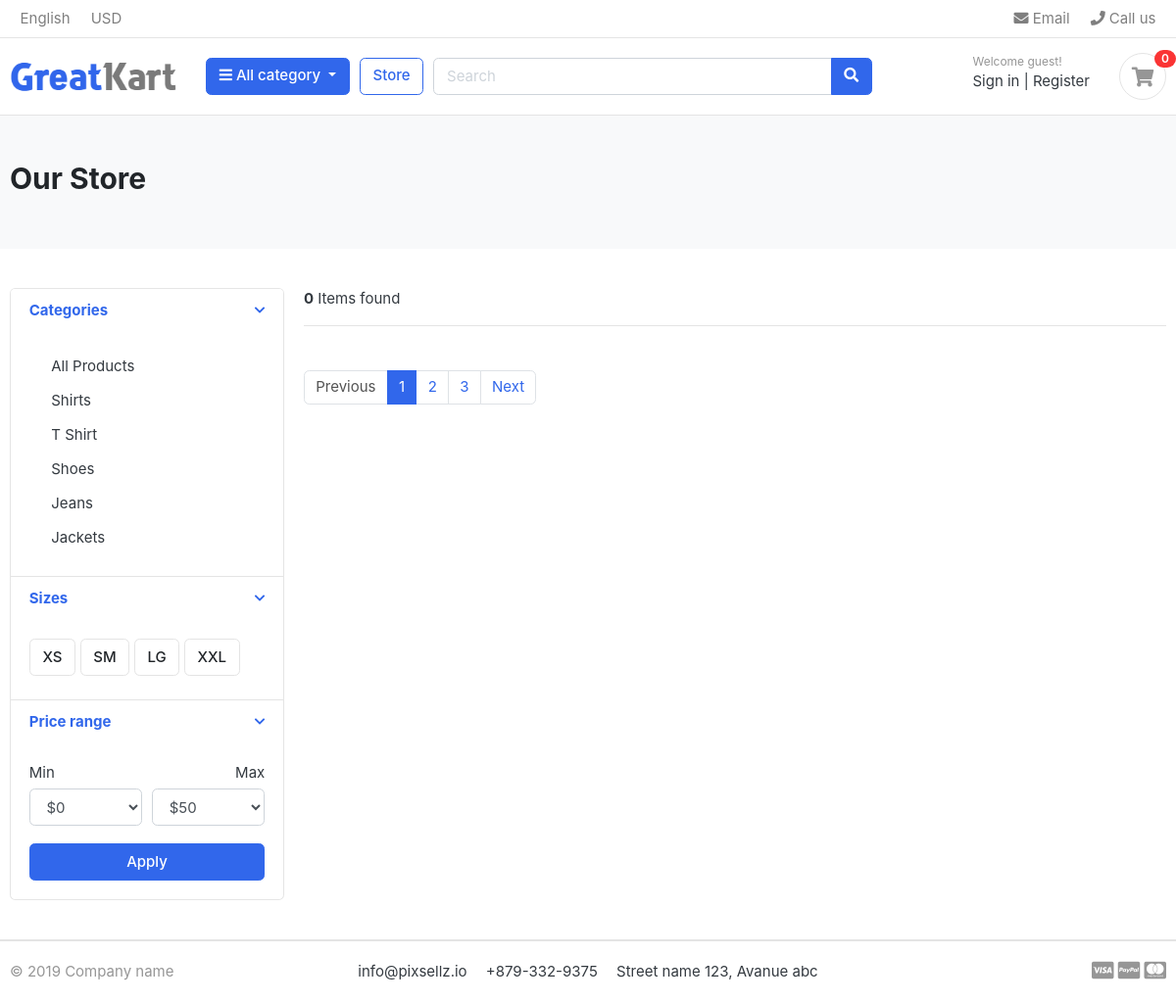
Before: /store/shirts/ with the older database file.
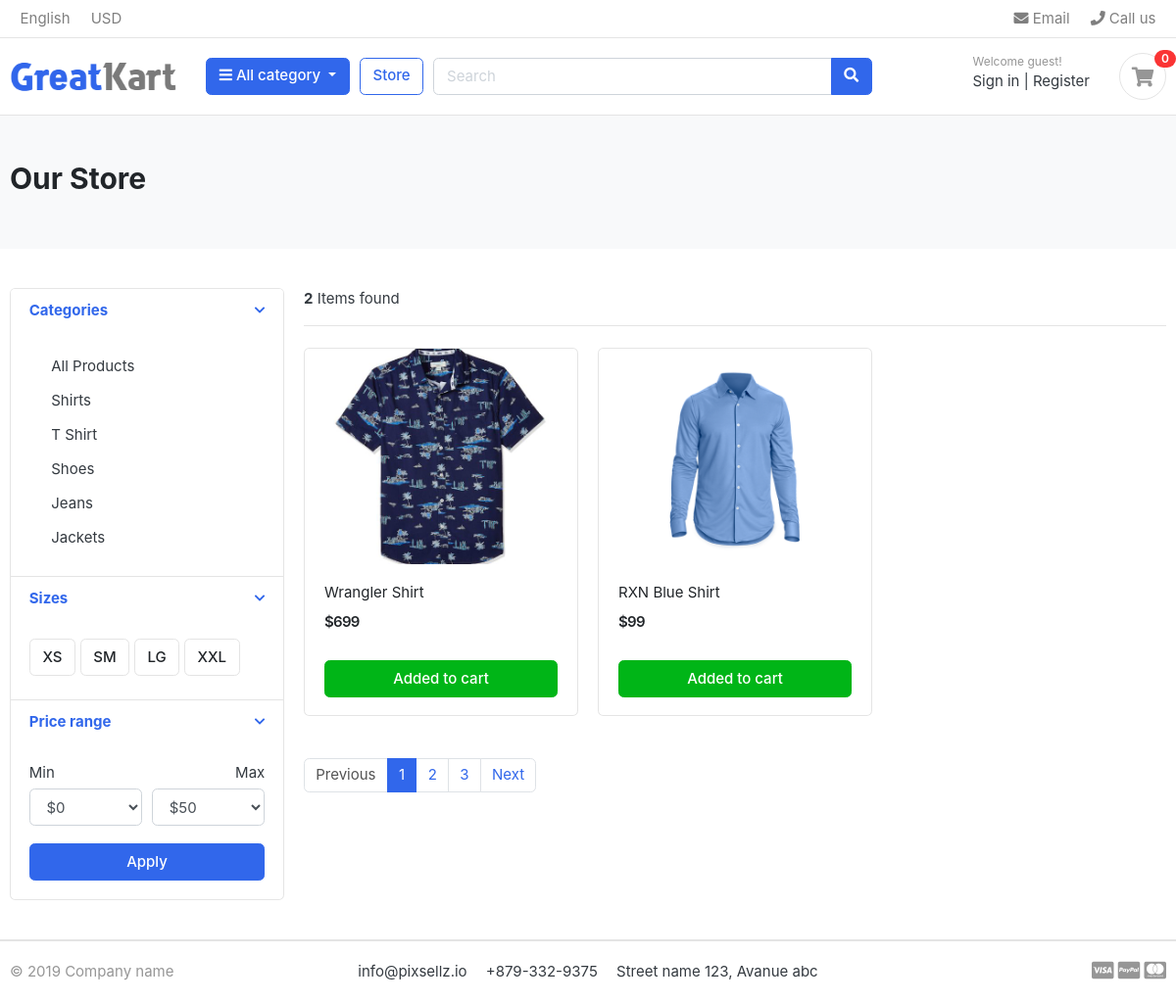
After: the same page with the newer database file.
### category/models.py (models this page shows, shortened)
class Category(models.Model):
    category_name = models.CharField(max_length=50, unique=True)
    slug = models.SlugField(max_length=100,unique=True)
    description = models.TextField(max_length=255, blank=True)
    category_image = models.ImageField(upload_to='photos/categories', blank=True)
    class Meta:
        verbose_name = 'Category'
        verbose_name_plural = 'Categories'
    def get_url(self):
        return reverse('products_by_category', args=[self.slug])

### store/models.py (models this page shows, shortened)
class Product(models.Model):
    product_name = models.CharField(max_length=200, unique=True)
    slug = models.SlugField(max_length=200, unique=True)
    description = models.TextField(max_length=500, blank=True)
    price = models.IntegerField()
    images = models.ImageField(upload_to='photos/products')
    stock = models.IntegerField()
    is_available = models.BooleanField(default=True)
    category = models.ForeignKey(Category, on_delete=models.CASCADE)
    created_date = models.DateTimeField(auto_now_add=True)
    modified_date = models.DateTimeField(auto_now=True)
    def get_url(self):
        return reverse('product_detail',args=[self.category.slug, self.slug])

### store/views.py (the view)
# urls.py: path('store/',include('store.urls')),
def store(request, category_slug=None):
    if category_slug:
        categories = get_object_or_404(Category, slug=category_slug)
        products = Product.objects.filter(category=categories, is_available=True)
        products_count = products.count()
        return render(request, 'store/store.html', {'products': products, 'products_count': products_count})
    products = Product.objects.filter(is_available=True)
    products_count = products.count()
    return render(request, 'store/store.html', {'products': products, 'products_count': products_count})

### category/context_processors.py (called while the page is built)
def menu_links(request):
    links = Category.objects.all()
    dict = {'links':links}
    return dict

### templates/store/store.html (shortened to what this page needs)
{% extends 'base.html' %}
{% load static %}
{% block content %}
<section class="section-pagetop bg">
<div class="container">
	<h2 class="title-page">Our Store</h2>
</div>
</section>
<section class="section-content padding-y">
<div class="container">
<div class="row">
	<aside class="col-md-3">
<div class="card">
	<article class="filter-group">
		<header class="card-header">
			<a href="#" data-toggle="collapse" data-target="#collapse_1" aria-expanded="true" class="">
				<i class="icon-control fa fa-chevron-down"></i>
				<h6 class="title">Categories</h6>
			</a>
		</header>
		<div class="filter-content collapse show" id="collapse_1">
			<div class="card-body">
				<ul class="list-menu">
					<li><a class="dropdown-item" href="{% url 'store' %}">All Products</a></li>
					{% for category in links %}
					<li><a class="dropdown-item" href="{{ category.get_url }}">{{ category.category_name }}</a></li>
					{% endfor %}
				</ul>
			</div>
		</div>
	</article>
	<article class="filter-group">
		<header class="card-header">
			<a href="#" data-toggle="collapse" data-target="#collapse_4" aria-expanded="true" class="">
				<i class="icon-control fa fa-chevron-down"></i>
				<h6 class="title">Sizes </h6>
			</a>
		</header>
		<div class="filter-content collapse show" id="collapse_4">
			<div class="card-body">
			  <label class="checkbox-btn">
			    <span class="btn btn-light"> XS </span>
			  </label>
			  <label class="checkbox-btn">
			    <span class="btn btn-light"> SM </span>
			  </label>
			  <label class="checkbox-btn">
			    <span class="btn btn-light"> LG </span>
			  </label>
			  <label class="checkbox-btn">
			    <span class="btn btn-light"> XXL </span>
			  </label>
		</div>
		</div>
	</article>
	<article class="filter-group">
		<header class="card-header">
			<a href="#" data-toggle="collapse" data-target="#collapse_3" aria-expanded="true" class="">
				<i class="icon-control fa fa-chevron-down"></i>
				<h6 class="title">Price range </h6>
			</a>
		</header>
		<div class="filter-content collapse show" id="collapse_3">
			<div class="card-body">
				<div class="form-row">
				<div class="form-group col-md-6">
				  <label>Min</label>
				  	<select class="mr-2 form-control">
						<option value="0">$0</option>
					</select>
				</div>
				<div class="form-group text-right col-md-6">
				  <label>Max</label>
				  	<select class="mr-2 form-control">
						<option value="50">$50</option>
					</select>
				</div>
				</div>
				<button class="btn btn-block btn-primary">Apply</button>
			</div>
		</div>
	</article>
</div>
	</aside>
	<main class="col-md-9">
<header class="border-bottom mb-4 pb-3">
		<div class="form-inline">
			<span class="mr-md-auto"><b>{{products_count}}</b> Items found </span>
		</div>
</header>
<div class="row">
	{% for product in products %}
		<div class="col-md-4">
			<figure class="card card-product-grid">
				<div class="img-wrap">
					<a href="{{ product.get_url }}">
						<img src="{{ product.images.url }}">
					</a>
				</div>
				<figcaption class="info-wrap">
					<div class="fix-height">
						<a href="{{ product.get_url }}" class="title">{{ product.product_name }}</a>
						<div class="price-wrap mt-2">
							<span class="price">${{ product.price }}</span>
						</div>
					</div>
					<a href="#" class="btn btn-block btn-success">Added to cart </a>
				</figcaption>
			</figure>
		</div>
	{% endfor %}
</div>
<nav class="mt-4" aria-label="Page navigation sample">
  <ul class="pagination">
    <li class="page-item disabled"><a class="page-link" href="#">Previous</a></li>
    <li class="page-item active"><a class="page-link" href="#">1</a></li>
    <li class="page-item"><a class="page-link" href="#">2</a></li>
    <li class="page-item"><a class="page-link" href="#">3</a></li>
    <li class="page-item"><a class="page-link" href="#">Next</a></li>
  </ul>
</nav>
	</main>
</div>
</div>
</section>
{% endblock %}

Changed rows visible on the page:
added Product: images (picture), product_name "Wrangler Shirt", price "699"
added Product: images (picture), product_name "RXN Blue Shirt", price "99"
Other visible differences:
{{ products_count }}: "0" → "2"
